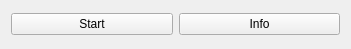
<?xml version="1.0" encoding="UTF-8"?>
<ui version="4.0">
 <class>Widget</class>
 <widget class="QWidget" name="Widget">
  <property name="geometry">
   <rect>
    <x>0</x>
    <y>0</y>
    <width>351</width>
    <height>49</height>
   </rect>
  </property>
  <property name="windowTitle">
   <string>Widget</string>
  </property>
  <layout class="QHBoxLayout" name="horizontalLayout">
   <item>
    <widget class="QPushButton" name="btnStart">
     <property name="text">
      <string>Start</string>
     </property>
    </widget>
   </item>
   <item>
    <widget class="QPushButton" name="btnInfo">
     <property name="text">
      <string>Info</string>
     </property>
    </widget>
   </item>
  </layout>
 </widget>
 <resources/>
 <connections/>
</ui>
